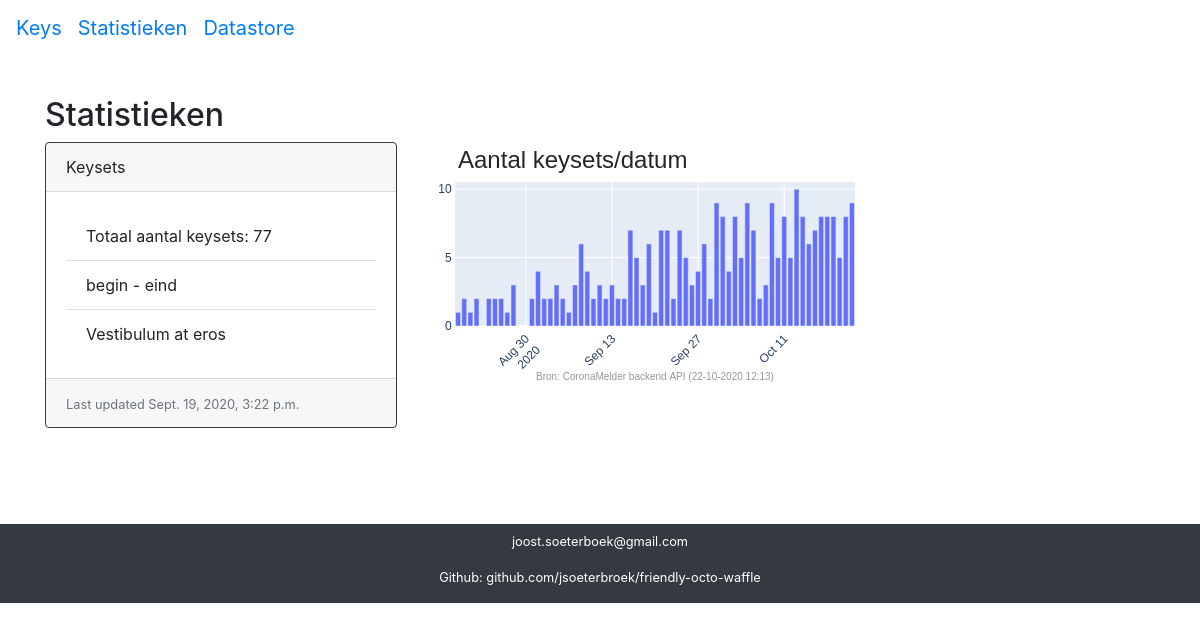
The page /stats/ on the database as committed earlier.
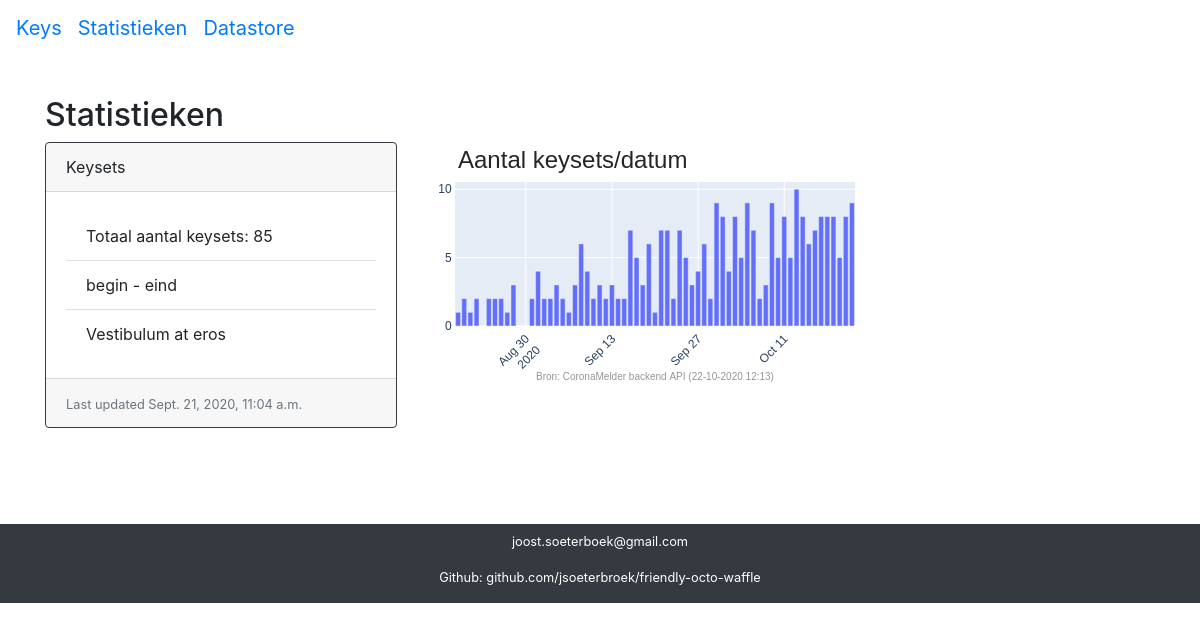
The same page on the database as committed later.
### stats/models.py (models this page shows, shortened)
class Stats(models.Model):
    name = models.CharField("name", max_length=250)
    created = models.DateTimeField(auto_now_add=True, editable=False)
    keysets_total = models.IntegerField("Totaal aantal keysets")
    teks_keyset_mean = models.IntegerField("Gemiddeld aantal TEKs per keyset")
    trl_daily_dist = models.IntegerField("TRL daily dist")
    class Meta:
        verbose_name = 'Stat'
        verbose_name_plural = 'Stats'

### stats/views.py (the view)
# urls.py: path('stats/', include('stats.urls'), name='stat_index'),
def stat_index(request):
    try:
        stats = Stats.objects.all().last()
    except Stats.DoesNotExist:
        raise Http404("stats does not exist")
    try:
        keysetfreqs = KeysetFreq.objects.all()
    except KeysetFreq.DoesNotExist:
        raise Http404("stats does not exist")
    context = {
        'stats': stats,
        'keysetfreqs': keysetfreqs,
    }
    return render(request, 'stat_index.html', context)

### stats/templates/stat_index.html (shortened to what this page needs)
{% extends "base.html" %}
{% block content %}
{% load static %}
{% load l10n %}
<p>&nbsp;</p>
<h2> Statistieken </h2>
{% if stats %}
<div class="row">
    <div class="col-sm-4">
        <div class="card border-dark mb-3" style="width: 22rem;">
        <div class="card-header"> Keysets </div>
        <div class="card-body">
            <ul class="list-group list-group-flush">
                <li class="list-group-item">Totaal aantal keysets: {{ stats.keysets_total }}</li>
                <li class="list-group-item">begin - eind</li>
                <li class="list-group-item">Vestibulum at eros</li>
            </ul>
        </div>
        <div class="card-footer">
            <small class="text-muted">Last updated {{ stats.created}} </small>
        </div>
      </div>
    </div>
    <div class="col-sm-4">
       <img src="{% static "keyset_freq_date.png" %}" alt="keyset_freq_date">
    </div>
</div>
{% endif %}
{% endblock %}

Rows that differ between the two databases and show on the page:
no longer on this page (row unchanged): Stats: keysets_total "77", created "Sept. 19, 2020, 3:22 p.m."
added Stats: keysets_total "85", created "Sept. 21, 2020, 11:04 a.m."
